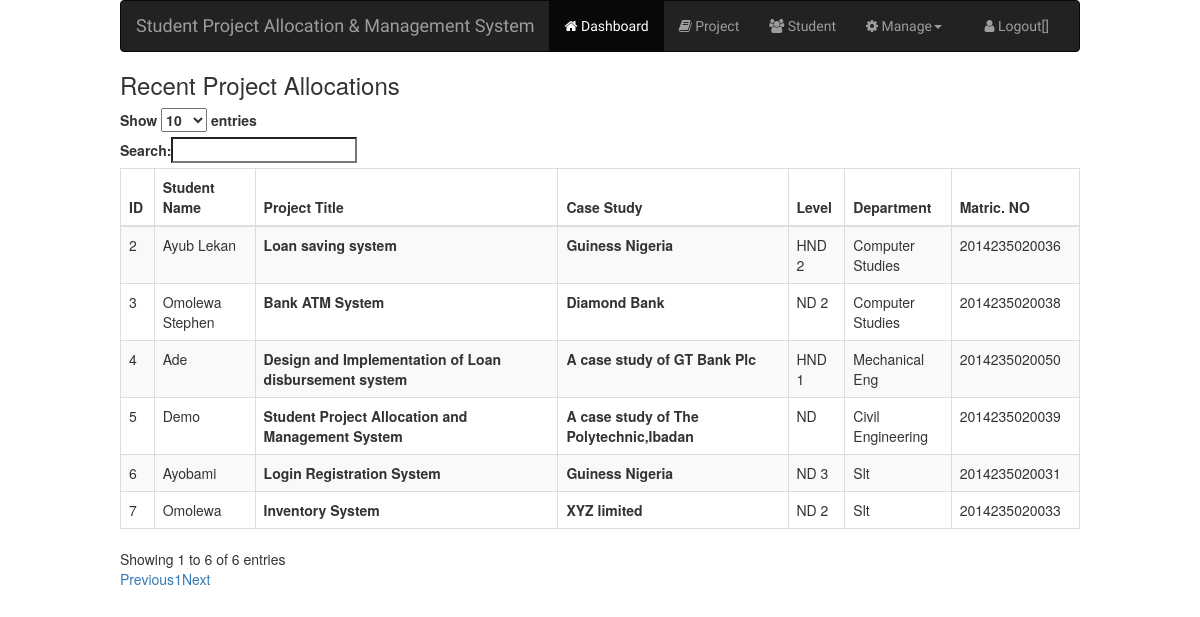
Page /dashboard.php on the committed database.
### tables this page shows
CREATE TABLE `student` (
  `id` int(11) NOT NULL,
  `name` varchar(255) NOT NULL,
  `department` varchar(50) NOT NULL,
  `level` varchar(50) NOT NULL,
  `matric` varchar(50) NOT NULL,
  `date` date NOT NULL,
  `project_id` int(11) NOT NULL
);

CREATE TABLE `project` (
  `id` int(11) NOT NULL,
  `project_name` varchar(255) NOT NULL,
  `project_case` varchar(255) NOT NULL,
  `project_level` varchar(50) NOT NULL,
  `allocation` tinyint(1) NOT NULL DEFAULT '0'
);

### dashboard.php (the view, shortened to what this page needs)
<?php require 'init.php'; ?>
<?php include 'head.php'; ?>
<body>
<?php include 'dashboard_navbar.php'; ?>
<h3>Recent Project Allocations</h3>
<div class="table-responsive">
	<table class="table table-bordered table-striped table-hover project_table">
		<thead>
			<tr>
				<th>ID</th>
				<th>Student Name</th>
				<th>Project Title</th>
				<th>Case Study</th>
				<th>Level</th>
				<th>Department</th>
				<th>Matric. NO</th>
			</tr>
		</thead>
		<tbody>
			<?php
             $query = $db->query("SELECT * FROM student");
             $rows = $query->fetchAll(PDO::FETCH_OBJ);
             foreach($rows as $row){
               $name = $row->name;
               $matric = $row->matric;
               $level = $row->level;
               $department = $row->department;
               $project_id = $row->project_id;
               $id = $row->id;
               $run = $db->query("SELECT project_name,project_case FROM project WHERE id = '$project_id'");
               $run_rows = $run->fetchAll(PDO::FETCH_OBJ);
               foreach($run_rows as $runrow){
                  $case = $runrow->project_case;
                  $title = $runrow->project_name;
               ?>
               <tr>
               	<td><?php echo $id; ?></td>
               	<td><?php echo $name; ?></td>
               	<td class="text-bold"><?php echo $title; ?></td>
               	<td class="text-bold"><?php echo $case; ?></td>
               	<td><?php echo $level; ?></td>
               	<td><?php echo $department; ?></td>
               	<td><?php echo $matric; ?></td>
               </tr>
               <?php
               }
             }
			?>
		</tbody>
	</table>
</div>
<?php include 'footer.php'; ?>

### head.php (shortened to what this page needs)
<!DOCTYPE html>
<html>
<head>
	<link rel="stylesheet" type="text/css" href="css/bootstrap.min.css">
	<link rel="stylesheet" type="text/css" href="css/style.css">
	<link rel="stylesheet" type="text/css" href="//cdnjs.cloudflare.com/ajax/libs/jquery-jgrowl/1.4.1/jquery.jgrowl.min.css" />
	<link rel="stylesheet" type="text/css" href="https://maxcdn.bootstrapcdn.com/font-awesome/4.7.0/css/font-awesome.min.css">
	<link rel="stylesheet" type="text/css" href="https://cdn.datatables.net/1.10.16/css/dataTables.bootstrap.min.css">
	<link rel="stylesheet" type="text/css" href="https://maxcdn.bootstrapcdn.com/font-awesome/4.7.0/css/font-awesome.min.css">
</head>

### dashboard_navbar.php (shortened to what this page needs)
<nav class="navbar navbar-inverse">
  <div class="container-fluid">
    <div class="navbar-header">
      <a class="navbar-brand" href="dashboard.php"><?php echo PROJECT_NAME; ?></a>
    </div>
    <div class="collapse navbar-collapse" id="myNavbar">
      <ul class="nav navbar-nav">
        <li class="active"><a href="dashboard.php"><i class="fa fa-home"></i>  Dashboard</a></li>
        <li><a href="create-project.php"><i class="fa fa-book"></i>  Project</a></li>
        <li><a href="create-student.php"><i class="fa fa-users"></i>  Student</a></li>
         <li class="dropdown">
          <a class="dropdown-toggle" data-toggle="dropdown" href="#"><i class="fa fa-cog"></i> Manage<span class="caret"></span></a>
        </li>
      </ul>
      <ul class="nav navbar-nav navbar-right">
        <li><a href="logout.php"><span class="fa fa-user"></span> Logout[<?php echo $_SESSION['user']; ?>]</a></li>
      </ul>
    </div>
  </div>
</nav>

### footer.php (shortened to what this page needs)
</body>
</html>

### css/style.css (style rules this page uses)
body { width: 80%; margin-left: 10%; }
nav { font-family: 'Asap Condensed', sans-serif; }
.text-bold { font-weight: bold; }

### rows in the picture
student: id "3", name "Omolewa Stephen", level "ND 2", department "Computer Studies", matric "2014235020038"
project: project_name "Bank ATM System", project_case "Diamond Bank"
student: id "2", name "Ayub Lekan", level "HND 2", department "Computer Studies", matric "2014235020036"
project: project_name "Loan saving system", project_case "Guiness Nigeria"
student: id "4", name "Ade", level "HND 1", department "Mechanical Eng", matric "2014235020050"
project: project_name "Design and Implementation of Loan disbursement system", project_case "A case study of GT Bank Plc"
student: id "5", name "Demo", level "ND", department "Civil Engineering", matric "2014235020039"
project: project_name "Student Project Allocation and Management System", project_case "A case study of The Polytechnic,Ibadan"
student: id "6", name "Ayobami", level "ND 3", department "Slt", matric "2014235020031"
project: project_name "Login Registration System", project_case "Guiness Nigeria"
student: id "7", name "Omolewa", level "ND 2", department "Slt", matric "2014235020033"
project: project_name "Inventory System", project_case "XYZ limited"

### other values in the picture
PROJECT_NAME "Student Project Allocation & Management System"
